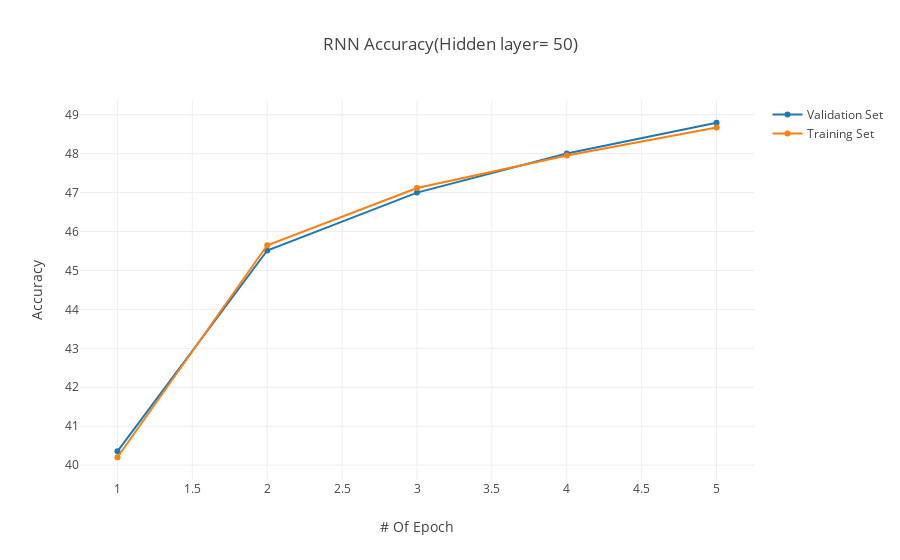

Notebook cell for this chart:
### Code cell
trace0 = go.Scatter(
    x = np.arange(5)+1,
    y = val_acc,
    mode = 'lines+markers',
    name = 'Validation Set')
    
trace1 = go.Scatter(
    x = np.arange(5)+1,
    y = train_acc,
    mode = 'lines+markers',
    name = 'Training Set')
    
data = [trace0, trace1]

layout = dict(title = 'RNN Accuracy(Hidden layer= 50)',
              xaxis = dict(title = '# Of Epoch'),
              yaxis = dict(title = 'Accuracy'),
              )

fig = go.Figure(data=data, layout=layout)
offline.iplot(fig, filename='angled-text-bar')

### Figure 1 — Plotly figure (JSON) as saved in the notebook; plotly's stock layout.template omitted (floating-point values rounded to 4 significant figures)
{"data": [{"mode": "lines+markers", "name": "Validation Set", "type": "scatter", "x": [1, 2, 3, 4, 5], "y": [40.35, 45.51, 47.0, 48.0, 48.79]}, {"mode": "lines+markers", "name": "Training Set", "type": "scatter", "x": [1, 2, 3, 4, 5], "y": [40.2, 45.65, 47.12, 47.95, 48.67]}], "layout": {"title": "RNN Accuracy(Hidden layer= 50)", "xaxis": {"title": "# Of Epoch"}, "yaxis": {"title": "Accuracy"}}}
